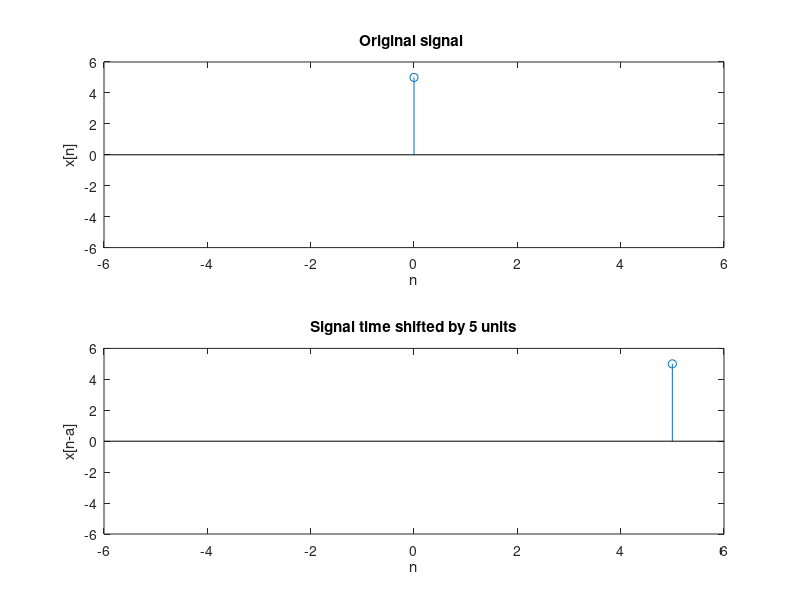

This figure's MATLAB source:
y=input('Eenter the sequence y[n] ');
a=input('Enter the time shift value ');
l=length(y);
x1=0:l-1;
subplot(2,1,1);
stem(x1,y);
axis([-6 6 -6 6]);
title('Original signal ');
xlabel('n');
ylabel('x[n]');
x2=a:a+l-1;
subplot(2,1,2);
stem(x2,y);
axis([-6 6 -6 6]);
title(['Signal time shifted by ',num2str(a),' units']);
xlabel('n');
ylabel('x[n-a]');